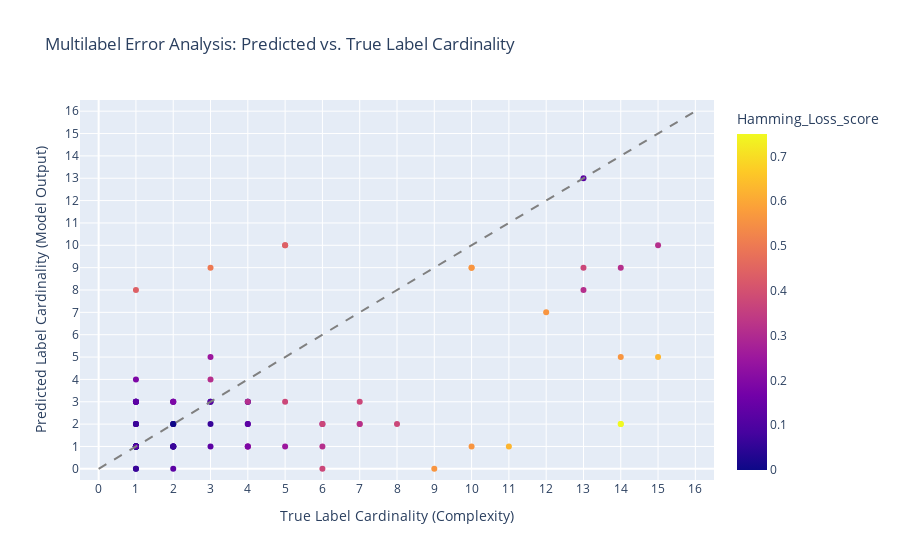

The notebook cell this image was saved under:
### Markdown cell above
It looks like our worst predictions happened when there were high numbers of labels but we predicted very few in response.

Next, we will check the performance of the model on the test set.

### Code cell
# 1. Calculate Cardinalities (Sum across the label axis, axis=1)
true_cardinality = np.sum(y_test_transformed, axis=1)
pred_cardinality = np.sum(predictions_rake_test_dense, axis=1)

# 2. Calculate Hamming Loss per sample
# Hamming loss for sample i = (number of mismatches) / N_LABELS
mismatches = np.sum(y_test_transformed != predictions_rake_test_dense, axis=1)
hamming_loss_score_ = mismatches / y_test_transformed.shape[1]

# 3. Create the Visualization DataFrame
df_error_vis = pd.DataFrame({
    'Sample_ID': [f'Sample_{i}' for i in range(y_test_transformed.shape[0])],
    'True_Cardinality': true_cardinality,
    'Predicted_Cardinality': pred_cardinality,
    'Hamming_Loss_score': hamming_loss_score_,
    'Total_Errors': mismatches
})

fig = px.scatter(
    df_error_vis,
    x='True_Cardinality',
    y='Predicted_Cardinality',
    # Color the points by the error metric
    color='Hamming_Loss_score',
    # Scale the size of the points by the number of errors
    # size='Total_Errors',
    hover_data=['Sample_ID', 'Total_Errors'],
    title='Multilabel Error Analysis: Predicted vs. True Label Cardinality',
    color_continuous_scale=px.colors.sequential.Plasma, # Use a good sequential color scale
)

# Set axis limits and labels for a clear square comparison
max_cardinality = y_test_transformed.shape[1]
fig.update_xaxes(
    range=[-0.5, max_cardinality + 0.5],
    tickvals=np.arange(0, max_cardinality + 1),
    title="True Label Cardinality (Complexity)"
)
fig.update_yaxes(
    range=[-0.5, max_cardinality + 0.5],
    tickvals=np.arange(0, max_cardinality + 1),
    title="Predicted Label Cardinality (Model Output)"
)

# Add a diagonal line for perfect cardinality prediction (where X=Y)
fig.add_shape(
    type="line", line=dict(dash='dash', color='gray'),
    x0=0, y0=0, x1=max_cardinality, y1=max_cardinality
)

fig.show()

### Figure 1 — Plotly figure (JSON) as saved in the notebook; plotly's stock layout.template omitted (floating-point values rounded to 4 significant figures; data arrays with more than 128 entries replaced by an {"elided": "..."} marker saying what was removed)
{"data": [{"customdata": {"elided": "80x2 mixed values"}, "hovertemplate": "True_Cardinality=%{x}<br>Predicted_Cardinality=%{y}<br>Sample_ID=%{customdata[0]}<br>Total_Errors=%{customdata[1]}<br>Hamming_Loss_score=%{marker.color}<extra></extra>", "legendgroup": "", "marker": {"color": [0.0, 0.0, 0.25, 0.0625, 0.0, 0.0, 0.0, 0.125, 0.25, 0.0625, 0.1875, 0.125, 0.3125, 0.0, 0.125, 0.125, 0.0, 0.5625, 0.3125, 0.125, 0.0625, 0.3125, 0.0, 0.125, 0.625, 0.75, 0.1875, 0.1875, 0.1875, 0.0, 0.0625, 0.0625, 0.5, 0.125, 0.0625, 0.4375, 0.1875, 0.0625, 0.0625, 0.0, 0.0, 0.125, 0.3125, 0.0625, 0.125, 0.3125, 0.5625, 0.375, 0.375, 0.75, 0.0625, 0.375, 0.1875, 0.625, 0.0625, 0.375, 0.3125, 0.125, 0.4375, 0.4375, 0.5625, 0.5625, 0.0, 0.375, 0.5625, 0.5625, 0.0625, 0.0, 0.125, 0.125, 0.125, 0.375, 0.25, 0.0625, 0.125, 0.0625, 0.4375, 0.3125, 0.3125, 0.125], "coloraxis": "coloraxis", "symbol": "circle"}, "mode": "markers", "name": "", "orientation": "v", "showlegend": false, "type": "scatter", "x": [1, 2, 3, 2, 1, 1, 1, 4, 6, 2, 4, 1, 4, 3, 2, 2, 1, 12, 6, 4, 4, 14, 1, 1, 15, 14, 2, 4, 2, 1, 3, 2, 3, 1, 1, 1, 1, 2, 1, 1, 1, 13, 13, 1, 1, 15, 14, 8, 5, 14, 4, 7, 1, 11, 2, 6, 3, 1, 5, 5, 10, 10, 2, 13, 9, 10, 2, 1, 1, 1, 3, 6, 5, 1, 3, 1, 7, 7, 4, 1], "xaxis": "x", "y": [1, 2, 5, 3, 1, 1, 1, 2, 2, 1, 1, 1, 1, 3, 2, 0, 1, 7, 1, 2, 3, 9, 1, 3, 5, 2, 3, 1, 3, 1, 2, 1, 9, 3, 2, 8, 4, 1, 0, 1, 1, 13, 8, 2, 3, 10, 5, 2, 3, 2, 3, 3, 2, 1, 1, 2, 4, 1, 10, 10, 9, 9, 2, 9, 0, 1, 1, 1, 1, 3, 3, 0, 1, 2, 1, 0, 2, 2, 3, 3], "yaxis": "y"}], "layout": {"coloraxis": {"colorbar": {"title": {"text": "Hamming_Loss_score"}}, "colorscale": [[0, "#0d0887"], [0.1111, "#46039f"], [0.2222, "#7201a8"], [0.3333, "#9c179e"], [0.4444, "#bd3786"], [0.5556, "#d8576b"], [0.6667, "#ed7953"], [0.7778, "#fb9f3a"], [0.8889, "#fdca26"], [1, "#f0f921"]]}, "legend": {"tracegroupgap": 0}, "shapes": [{"line": {"color": "gray", "dash": "dash"}, "type": "line", "x0": 0, "x1": 16, "y0": 0, "y1": 16}], "title": {"text": "Multilabel Error Analysis: Predicted vs. True Label Cardinality"}, "xaxis": {"anchor": "y", "domain": [0, 1], "range": [-0.5, 16.5], "tickvals": [0, 1, 2, 3, 4, 5, 6, 7, 8, 9, 10, 11, 12, 13, 14, 15, 16], "title": {"text": "True Label Cardinality (Complexity)"}}, "yaxis": {"anchor": "x", "domain": [0, 1], "range": [-0.5, 16.5], "tickvals": [0, 1, 2, 3, 4, 5, 6, 7, 8, 9, 10, 11, 12, 13, 14, 15, 16], "title": {"text": "Predicted Label Cardinality (Model Output)"}}}}
